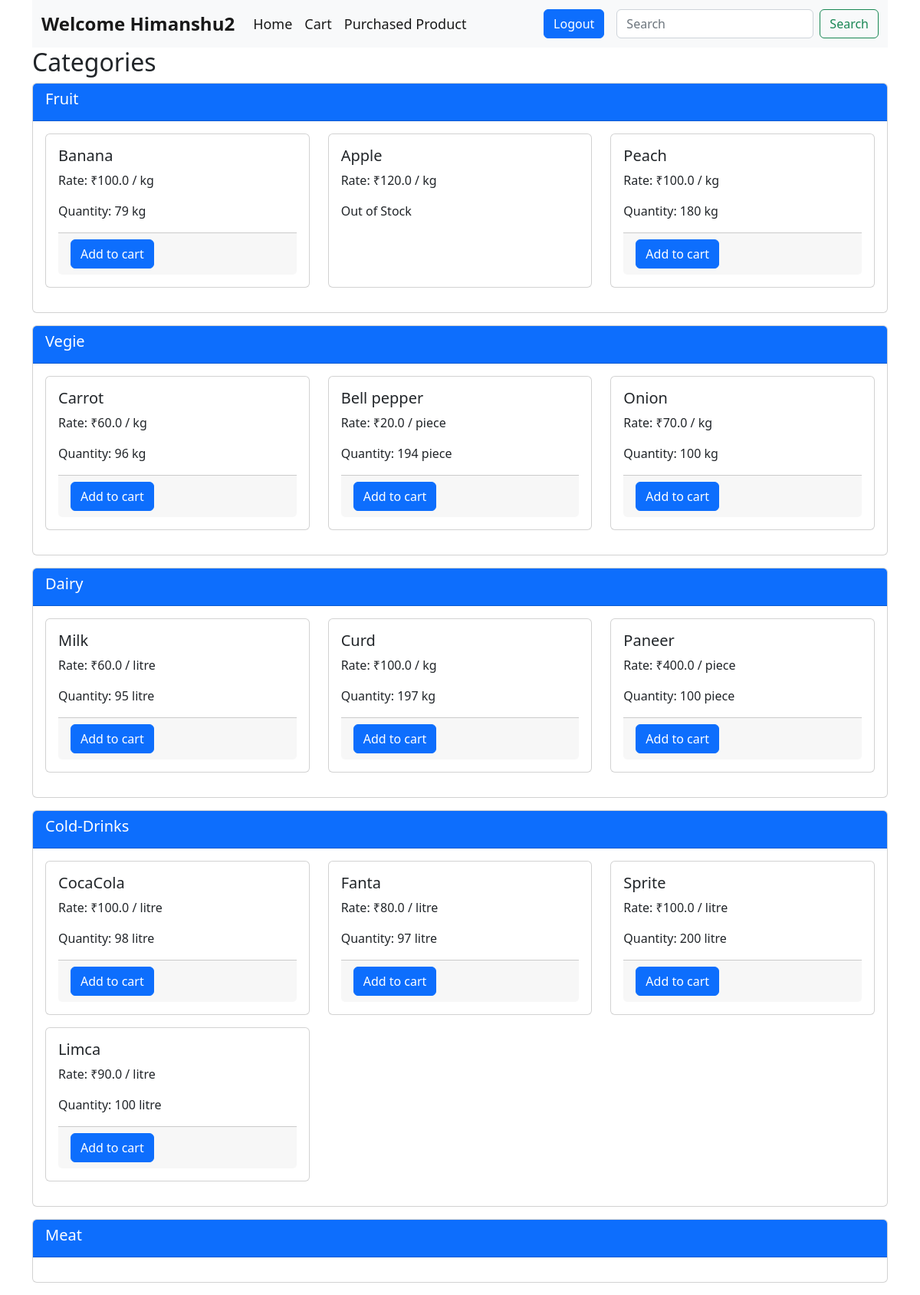
Page /market (signed in) on the committed database.
### application/models.py (models this page shows, shortened)
class Category(db.Model):
    id = db.Column(db.Integer, primary_key=True)
    name = db.Column(db.String, nullable=False, unique=True)
    maker = db.Column(db.Integer, db.ForeignKey("manager.id"))  # related to manager
    prod = db.relationship("Product", backref="category", lazy=True)  # related to products

class Product(db.Model):
    id = db.Column(db.Integer, primary_key=True)
    name = db.Column(db.String(100), nullable=False)
    unit = db.Column(db.String(20), nullable=False)
    rate = db.Column(db.Float, nullable=False)
    quantity = db.Column(db.Integer, nullable=False)
    parent = db.Column(db.Integer, db.ForeignKey("category.id"))
    cart_items = db.relationship('CartItem', backref='product', lazy=True)
    p_items = db.relationship('PurchasedProduct', backref='product', lazy=True)

### application/controllers.py (the view)
@app.route('/market')
def market():
    categories = Category.query.all()
    products = Product.query.all()
    return render_template('userdashboard.html', categories=categories, products=products, user=session["user"])

### templates/userdashboard.html (shortened to what this page needs)
<!DOCTYPE html>
<html lang="en">
<head>
    <link href="https://cdn.jsdelivr.net/npm/bootstrap@5.2.3/dist/css/bootstrap.min.css" rel="stylesheet">
</head>
<body>
    <div class="container">
        <nav class="navbar navbar-expand-lg bg-light">
            <div class="container-fluid">
              <a class="navbar-brand">Welcome {{ user }} </a>
              <div class="collapse navbar-collapse" id="navbarSupportedContent">
                <ul class="navbar-nav me-auto mb-2 mb-lg-0">
                  <li class="nav-item">
                    <a class="nav-link active" aria-current="page" href="/">Home</a>
                  </li>
                  <li class="nav-item">
                    <a class="nav-link active"  href="/cart">Cart</a>
                  </li>
                  <li class="nav-item">
                    <a class="nav-link active"  href="/purchased_products">Purchased Product</a>
                  </li>
                </ul>
                <ul class="navbar-nav ml-auto mb-2 mb-lg-0">
                  <li class="nav-item">
                      <a class="btn btn-primary" href="/logout">Logout</a>
                  </li>
                  <li class="ms-3">
                      <form class="d-flex" role="search" method="POST" id="search-form">
                          <input class="form-control me-2" type="search" name="search" placeholder="Search" aria-label="Search">
                          <button class="btn btn-outline-success" type="submit">Search</button>
                      </form>
                  </li>
              </ul>
              </div>
            </div>
          </nav>
    </div>
    <div class="container">
        <h2>Categories</h2>
        {% for category in categories %}
        <div class="card mb-3">
            <div class="card-header bg-primary text-white">
                <h5>{{ category.name }}</h5>
            </div>
            <div class="card-body">
                <div class="row">
                    {% for product in category.prod %}
                    <div class="col-md-4 mb-3">
                        <div class="card h-100">
                            <div class="card-body">
                                <h5 class="card-title">{{ product.name }}</h5>
                                <p class="card-text">Rate: ₹{{ product.rate }} / {{ product.unit.split('/')[1] }}</p>
                                {% if product.quantity > 0 %}
                                    <p class="card-text">Quantity: {{ product.quantity }} {{ product.unit.split('/')[1] }}</p>
                                    <div class="card-footer">
                                <form method="GET" action="{{url_for('add_to_cart', category_id=category.id, product_id=product.id)}}">
                                    <button type="submit" class="btn btn-primary">Add to cart</button>
                                </form>
                            </div>
                                    {% else %}
                                    <p class="card-text">Out of Stock</p>
                                {% endif %}
                                    </div>
                        </div>
                    </div>
                    {% endfor %}
                </div>
            </div>
        </div>
        {% endfor %}
    </div>
</body>
</html>

### templates/userdashboard.html (style rules this page uses)
.navbar-brand { font-weight: bold; font-size: 24px; }
.navbar { background-color: #f8f9fa; }
.nav-link { font-size: 18px; color: #333; }

### rows in the picture
Category: name "Fruit"
Product: name "Banana", rate "100.0", unit "kg", quantity "79"
Product: name "Apple", rate "120.0", unit "kg", quantity "Out of Stock"
Product: name "Peach", rate "100.0", unit "kg", quantity "180"
Category: name "Vegie"
Product: name "Carrot", rate "60.0", unit "kg", quantity "96"
Product: name "Bell pepper", rate "20.0", unit "piece", quantity "194"
Product: name "Onion", rate "70.0", unit "kg", quantity "100"
Category: name "Dairy"
Product: name "Milk", rate "60.0", unit "litre", quantity "95"
Product: name "Curd", rate "100.0", unit "kg", quantity "197"
Product: name "Paneer", rate "400.0", unit "piece", quantity "100"
Category: name "Cold-Drinks"
Product: name "CocaCola", rate "100.0", unit "litre", quantity "98"
Product: name "Fanta", rate "80.0", unit "litre", quantity "97"
Product: name "Sprite", rate "100.0", unit "litre", quantity "200"
Product: name "Limca", rate "90.0", unit "litre", quantity "100"
Category: name "Meat"

### other values in the picture
{{ user }} "Himanshu2"
